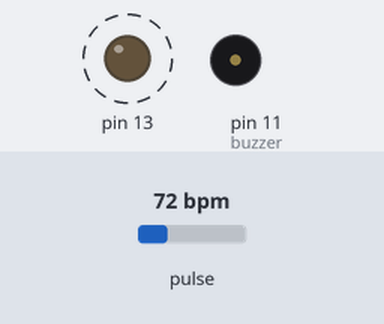
Bench run of a sketch on a simulated Arduino Uno, built with avr-gcc and run on an emulated ATmega328P. Parts: output pins drawn as LEDs (lit = HIGH), buzzer (waves = sounding). Dashed ring = blinking. Inputs (shaded band) come from the test bench; at power-on: pulse 72 bpm. What the sketch prints to the serial monitor is not drawn.

Above: at 1.2 s.
1.3 s: pulse set to 52 bpm
At 3.41 s:
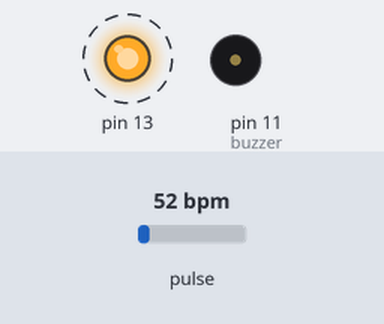
3.6 s: pulse set to 47 bpm
At 5.1 s:
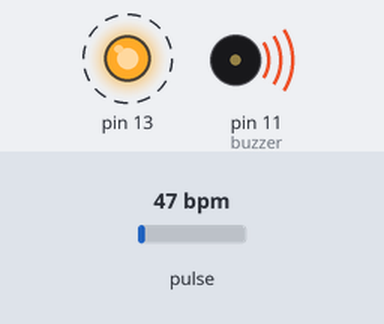
6.1 s: pulse set to 70 bpm
At 7.71 s:
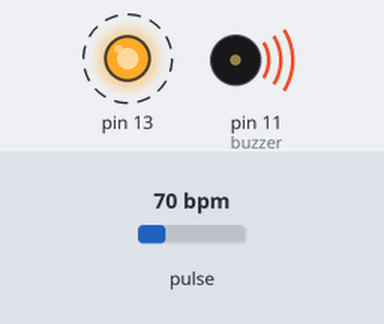
9.1 s: pulse set to 42 bpm
Timing chart, 0 to 12.1 s (numbered marks = the images above; inputs shaded):
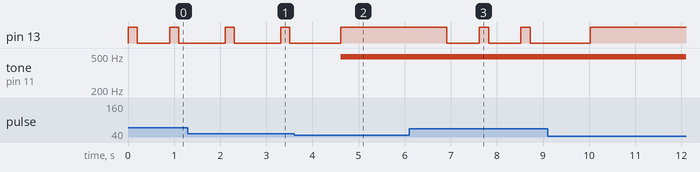

The sketch:

bpm.ino
```cpp
#define USE_ARDUINO_INTERRUPTS true
#include <PulseSensorPlayground.h>

const int buzzer = 11;
const int PulseWire = 0;
const int LED13 = 13;
int Threshold = 550;

PulseSensorPlayground pulseSensor;


void setup() {

  Serial.begin(9600);

  pulseSensor.analogInput(PulseWire);
  pulseSensor.blinkOnPulse(LED13);
  pulseSensor.setThreshold(Threshold);

  if (pulseSensor.begin()) {
    Serial.println("We created a pulseSensor Object !");
  }

  pinMode(buzzer,OUTPUT);
}


int myBPM;
void loop() {

 myBPM = pulseSensor.getBeatsPerMinute();  // Calls function on our pulseSensor object that returns BPM as an "int".
                                               // "myBPM" hold this BPM value now.

if (pulseSensor.sawStartOfBeat()) {            // Constantly test to see if "a beat happened".
  if((myBPM>10 && myBPM<50) || myBPM>120){
    analogWrite(buzzer, 25);
    delay(1000);
    analogWrite(buzzer, 0);
    delay(1000);
  }

}

  delay(100);
}
```

Measured:
- the behaviour switches between 50 and 49 bpm on pulse (found by bisection; images 1 and 2)
- after the input at 1.3 s, pin 13: alternates HIGH for 0.20 s and LOW for 1.0 s, starting after 0.81 s
- after the input at 3.6 s, tone on pin 11 (buzzer): silent → 490 Hz after 1.0 s
- after the input at 6.1 s, pin 13: alternates HIGH for 0.20 s and LOW for 0.70 s, starting after 0.82 s
- by itself, pin 13: alternates HIGH for 0.20 s and LOW for 0.70 s
